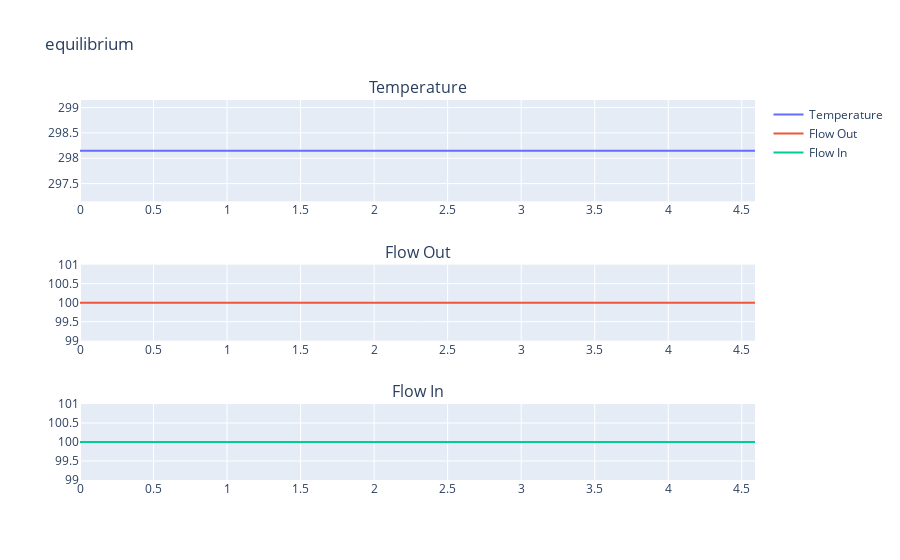

The code cell stored with this chart in its notebook:
### Code cell
mass = ThermalMass(
    mass=6,  # 6 Liters of water weighs 6kg!
    cp=4.186,  # J/K/kg
    start_temp=25 + 273.15,  # Kelvin (25 + 273.15)
)
in_flow = lambda t: 100.0  # 1 kJ/s
out_flow = lambda t, s: 100.0  # 1 kJ/s
system = ThermalSystem(mass, in_flow, out_flow)

traces = system.simulate('equilibrium', range(0, 100))

### Figure 1 — Plotly figure (JSON) as saved in the notebook; plotly's stock layout.template omitted (floating-point values rounded to 4 significant figures)
{"data": [{"mode": "lines", "name": "Temperature", "type": "scatter", "x": [0, 0.029, 0.14, 0.248, 0.356, 0.468, 0.61, 0.721, 0.829, 0.937, 1.049, 1.157, 1.262, 1.371, 1.478, 1.587, 1.696, 1.806, 1.918, 2.025, 2.134, 2.243, 2.357, 2.472, 2.64, 2.749, 2.857, 2.971, 3.09, 3.224, 3.334, 3.445, 3.555, 3.667, 3.777, 3.887, 4.004, 4.146, 4.259, 4.37, 4.479, 4.59], "xaxis": "x", "y": [298.1, 298.1, 298.1, 298.1, 298.1, 298.1, 298.1, 298.1, 298.1, 298.1, 298.1, 298.1, 298.1, 298.1, 298.1, 298.1, 298.1, 298.1, 298.1, 298.1, 298.1, 298.1, 298.1, 298.1, 298.1, 298.1, 298.1, 298.1, 298.1, 298.1, 298.1, 298.1, 298.1, 298.1, 298.1, 298.1, 298.1, 298.1, 298.1, 298.1, 298.1, 298.1], "yaxis": "y"}, {"mode": "lines", "name": "Flow Out", "type": "scatter", "x": [0, 0.029, 0.14, 0.248, 0.356, 0.468, 0.61, 0.721, 0.829, 0.937, 1.049, 1.157, 1.262, 1.371, 1.478, 1.587, 1.696, 1.806, 1.918, 2.025, 2.134, 2.243, 2.357, 2.472, 2.64, 2.749, 2.857, 2.971, 3.09, 3.224, 3.334, 3.445, 3.555, 3.667, 3.777, 3.887, 4.004, 4.146, 4.259, 4.37, 4.479, 4.59], "xaxis": "x2", "y": [100, 100, 100, 100, 100, 100, 100, 100, 100, 100, 100, 100, 100, 100, 100, 100, 100, 100, 100, 100, 100, 100, 100, 100, 100, 100, 100, 100, 100, 100, 100, 100, 100, 100, 100, 100, 100, 100, 100, 100, 100, 100], "yaxis": "y2"}, {"mode": "lines", "name": "Flow In", "type": "scatter", "x": [0, 0.029, 0.14, 0.248, 0.356, 0.468, 0.61, 0.721, 0.829, 0.937, 1.049, 1.157, 1.262, 1.371, 1.478, 1.587, 1.696, 1.806, 1.918, 2.025, 2.134, 2.243, 2.357, 2.472, 2.64, 2.749, 2.857, 2.971, 3.09, 3.224, 3.334, 3.445, 3.555, 3.667, 3.777, 3.887, 4.004, 4.146, 4.259, 4.37, 4.479, 4.59], "xaxis": "x3", "y": [100, 100, 100, 100, 100, 100, 100, 100, 100, 100, 100, 100, 100, 100, 100, 100, 100, 100, 100, 100, 100, 100, 100, 100, 100, 100, 100, 100, 100, 100, 100, 100, 100, 100, 100, 100, 100, 100, 100, 100, 100, 100], "yaxis": "y3"}], "layout": {"annotations": [{"font": {"size": 16}, "showarrow": false, "text": "Temperature", "x": 0.5, "xanchor": "center", "xref": "paper", "y": 1, "yanchor": "bottom", "yref": "paper"}, {"font": {"size": 16}, "showarrow": false, "text": "Flow Out", "x": 0.5, "xanchor": "center", "xref": "paper", "y": 0.5667, "yanchor": "bottom", "yref": "paper"}, {"font": {"size": 16}, "showarrow": false, "text": "Flow In", "x": 0.5, "xanchor": "center", "xref": "paper", "y": 0.2, "yanchor": "bottom", "yref": "paper"}], "title": {"text": "equilibrium"}, "xaxis": {"anchor": "y", "domain": [0, 1]}, "xaxis2": {"anchor": "y2", "domain": [0, 1]}, "xaxis3": {"anchor": "y3", "domain": [0, 1]}, "yaxis": {"anchor": "x", "domain": [0.7333, 1]}, "yaxis2": {"anchor": "x2", "domain": [0.3667, 0.5667]}, "yaxis3": {"anchor": "x3", "domain": [0, 0.2]}}}
